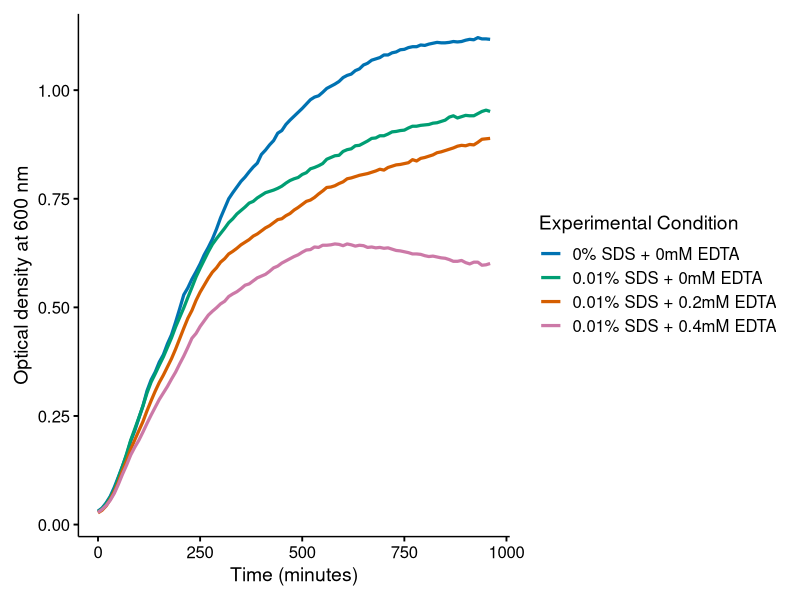

This figure's R source:
### supplemental growth curve - WT


library(tidyverse)

#set up plot aesthetics - keep consistent across plots
x_order <- c("PC", "E0", "E2", "E4")
x_names <- c("0% SDS + 0mM EDTA", "0.01% SDS + 0mM EDTA", "0.01% SDS + 0.2mM EDTA", "0.01% SDS + 0.4mM EDTA")
colours <-c("#0072B2", "#009E73", "#D55E00", "#CC79A7")

#read data
wt <- read_csv('all growth curves - WT.csv')

#calculate technical replicate averages to get biological replicates
wt_bioreps <- wt |>
  group_by(time) |>
  summarize(PC1 = mean(PC1.1:PC1.3),
            PC2 = mean(PC2.1:PC2.2),
            PC3 = mean(PC3.1:PC3.2),
            PC4 = mean(PC4.1:PC4.2),
            E0.1 = mean(E0.1.1:E0.1.3),
            E0.2 = mean(E0.2.1:E0.2.2),
            E0.3 = mean(E0.3.1:E0.3.2),
            E0.4 = mean(E0.4.1:E0.4.2),
            E2.1 = mean(E2.1.1:E2.1.3),
            E2.2 = mean(E2.2.1:E2.2.2),
            E2.3 = mean(E2.3.1:E2.3.2),
            E2.4 = mean(E2.4.1:E2.4.2),
            E4.1 = mean(E4.1.1:E4.1.3),
            E4.2 = mean(E4.2.1:E4.2.2),
            E4.3 = mean(E4.3.1:E4.3.2),
            E4.4 = mean(E4.4.1:E4.4.2))

#calculate biological replicate averages
wt_avg <- wt_bioreps |>
  group_by(time) |>
  summarize(PC = mean(PC1:PC4),
            E0 = mean(E0.1:E0.4),
            E2 = mean(E2.1:E2.4),
            E4 = mean(E4.1:E4.4)) |>
  gather(conc, od, -time) |>
  add_column(n = c(1:388)) #make column with unrepeated values for full_join to work

#calculate standard deviations
wt_sd <- wt_bioreps |>
  group_by(time) |>
  summarize(PC_sd = sd(c_across(PC1:PC4)),
            E0_sd = sd(c_across(E0.1:E0.4)),
            E2_sd = sd(c_across(E2.1:E2.4)),
            E4_sd = sd(c_across(E4.1:E4.4))) |>
  gather(conc_sd, sd, -time) |>
  add_column(n = c(1:388)) #make column with unrepeated values for full_join to work

#join od and sd and make clean dataframe
wt_clean <- full_join(wt_avg, wt_sd) |>
  select(!(n:conc_sd))

#reorder data by EDTA concentration condition
wt_clean$conc <- factor(wt_clean$conc , levels = x_order)

#plot growth curves
growth_curve_wt <- ggplot(wt_clean) +
  
  geom_line(aes(x = time, y = od, colour = conc), linewidth = 1.1) +
  
  xlab('Time (minutes)') +
  ylab('Optical density at 600 nm') +
  labs(colour = 'Experimental Condition') +
  
  scale_colour_manual(values = colours, labels = x_names) +
  
  scale_y_continuous(
    breaks = seq(0, 1.25, by = 0.25),
    expand = expansion(mult = c(0.05, 0.05))
  ) +
  
  theme_minimal(base_size = 14) +
  theme(
    panel.grid.major.x = element_blank(),
    panel.grid.major.y = element_blank(),
    panel.grid.minor = element_blank(),
    panel.background = element_blank(),
    plot.background = element_blank(),
    axis.line = element_line(color = "black", linewidth = 0.5),
    axis.ticks = element_line(color = "black"),
    axis.text = element_text(color = "black", size = 12),
    axis.title = element_text(size = 14),
    legend.title = element_text(size = 14),
    legend.text = element_text(size = 12),
    plot.margin = margin(10, 10, 10, 10)
  )
growth_curve_wt
